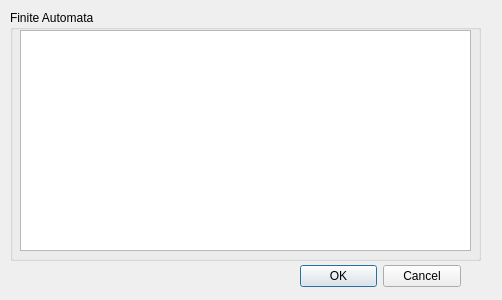
<?xml version="1.0" encoding="UTF-8"?>
<ui version="4.0">
 <class>UpdateFA</class>
 <widget class="QDialog" name="UpdateFA">
  <property name="geometry">
   <rect>
    <x>0</x>
    <y>0</y>
    <width>502</width>
    <height>300</height>
   </rect>
  </property>
  <property name="windowTitle">
   <string>Dialog</string>
  </property>
  <widget class="QDialogButtonBox" name="buttonBox">
   <property name="geometry">
    <rect>
     <x>300</x>
     <y>260</y>
     <width>161</width>
     <height>32</height>
    </rect>
   </property>
   <property name="orientation">
    <enum>Qt::Horizontal</enum>
   </property>
   <property name="standardButtons">
    <set>QDialogButtonBox::Cancel|QDialogButtonBox::Ok</set>
   </property>
  </widget>
  <widget class="QGroupBox" name="groupBox">
   <property name="geometry">
    <rect>
     <x>10</x>
     <y>10</y>
     <width>471</width>
     <height>251</height>
    </rect>
   </property>
   <property name="title">
    <string>Finite Automata</string>
   </property>
   <widget class="QTableView" name="table_fa">
    <property name="geometry">
     <rect>
      <x>10</x>
      <y>20</y>
      <width>451</width>
      <height>221</height>
     </rect>
    </property>
    <attribute name="horizontalHeaderDefaultSectionSize">
     <number>0</number>
    </attribute>
    <attribute name="horizontalHeaderMinimumSectionSize">
     <number>50</number>
    </attribute>
    <attribute name="verticalHeaderDefaultSectionSize">
     <number>0</number>
    </attribute>
   </widget>
  </widget>
 </widget>
 <resources/>
 <connections>
  <connection>
   <sender>buttonBox</sender>
   <signal>accepted()</signal>
   <receiver>UpdateFA</receiver>
   <slot>accept()</slot>
   <hints>
    <hint type="sourcelabel">
     <x>248</x>
     <y>254</y>
    </hint>
    <hint type="destinationlabel">
     <x>157</x>
     <y>274</y>
    </hint>
   </hints>
  </connection>
  <connection>
   <sender>buttonBox</sender>
   <signal>rejected()</signal>
   <receiver>UpdateFA</receiver>
   <slot>reject()</slot>
   <hints>
    <hint type="sourcelabel">
     <x>316</x>
     <y>260</y>
    </hint>
    <hint type="destinationlabel">
     <x>286</x>
     <y>274</y>
    </hint>
   </hints>
  </connection>
 </connections>
</ui>
